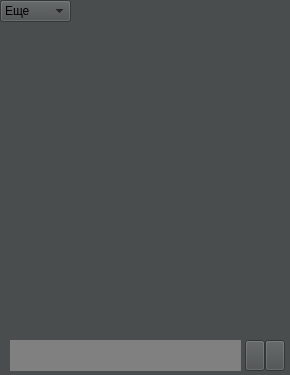
<?xml version="1.0" encoding="UTF-8"?>
<ui version="4.0">
 <class>Form</class>
 <widget class="QWidget" name="Form">
  <property name="enabled">
   <bool>true</bool>
  </property>
  <property name="minimumSize">
   <size>
    <width>290</width>
    <height>375</height>
   </size>
  </property>
  <property name="maximumSize">
   <size>
    <width>290</width>
    <height>375</height>
   </size>
  </property>
  <property name="baseSize">
   <size>
    <width>290</width>
    <height>375</height>
   </size>
  </property>
  <property name="mouseTracking">
   <bool>true</bool>
  </property>
  <property name="windowTitle">
   <string>Виртуальный ассистент</string>
  </property>
  <property name="layoutDirection">
   <enum>Qt::RightToLeft</enum>
  </property>
  <property name="autoFillBackground">
   <bool>false</bool>
  </property>
  <property name="styleSheet">
   <string notr="true">background-color: #494D4E</string>
  </property>
  <widget class="QPlainTextEdit" name="plainTextEdit">
   <property name="geometry">
    <rect>
     <x>10</x>
     <y>340</y>
     <width>231</width>
     <height>31</height>
    </rect>
   </property>
   <property name="mouseTracking">
    <bool>true</bool>
   </property>
   <property name="autoFillBackground">
    <bool>false</bool>
   </property>
   <property name="styleSheet">
    <string notr="true">background-color: #808080</string>
   </property>
   <property name="frameShape">
    <enum>QFrame::NoFrame</enum>
   </property>
   <property name="frameShadow">
    <enum>QFrame::Sunken</enum>
   </property>
   <property name="lineWidth">
    <number>0</number>
   </property>
   <property name="backgroundVisible">
    <bool>false</bool>
   </property>
   <property name="centerOnScroll">
    <bool>false</bool>
   </property>
  </widget>
  <widget class="QComboBox" name="comboBox">
   <property name="geometry">
    <rect>
     <x>0</x>
     <y>0</y>
     <width>71</width>
     <height>22</height>
    </rect>
   </property>
   <property name="mouseTracking">
    <bool>true</bool>
   </property>
   <property name="whatsThis">
    <string>&lt;html&gt;&lt;head/&gt;&lt;body&gt;&lt;p&gt;&lt;br/&gt;&lt;/p&gt;&lt;/body&gt;&lt;/html&gt;</string>
   </property>
   <property name="layoutDirection">
    <enum>Qt::LeftToRight</enum>
   </property>
   <property name="autoFillBackground">
    <bool>false</bool>
   </property>
   <property name="editable">
    <bool>false</bool>
   </property>
   <property name="currentText">
    <string notr="true">Еще</string>
   </property>
   <property name="iconSize">
    <size>
     <width>0</width>
     <height>0</height>
    </size>
   </property>
   <property name="placeholderText">
    <string notr="true"/>
   </property>
   <property name="frame">
    <bool>true</bool>
   </property>
   <item>
    <property name="text">
     <string>Еще</string>
    </property>
   </item>
   <item>
    <property name="text">
     <string>Настройки</string>
    </property>
   </item>
   <item>
    <property name="text">
     <string>Аватар</string>
    </property>
   </item>
  </widget>
  <widget class="QPushButton" name="pushButton_2">
   <property name="geometry">
    <rect>
     <x>245</x>
     <y>340</y>
     <width>20</width>
     <height>31</height>
    </rect>
   </property>
   <property name="text">
    <string/>
   </property>
   <property name="icon">
    <iconset>
     <selectedon>:/icon/micro.png</selectedon>
    </iconset>
   </property>
   <property name="iconSize">
    <size>
     <width>24</width>
     <height>22</height>
    </size>
   </property>
  </widget>
  <widget class="QPushButton" name="pushButton_3">
   <property name="geometry">
    <rect>
     <x>265</x>
     <y>340</y>
     <width>20</width>
     <height>31</height>
    </rect>
   </property>
   <property name="text">
    <string/>
   </property>
   <property name="icon">
    <iconset>
     <selectedon>:/icon/strelka.png</selectedon>
    </iconset>
   </property>
   <property name="iconSize">
    <size>
     <width>24</width>
     <height>22</height>
    </size>
   </property>
  </widget>
 </widget>
 <resources>
  <include location="resours/res.qrc"/>
 </resources>
 <connections/>
</ui>
